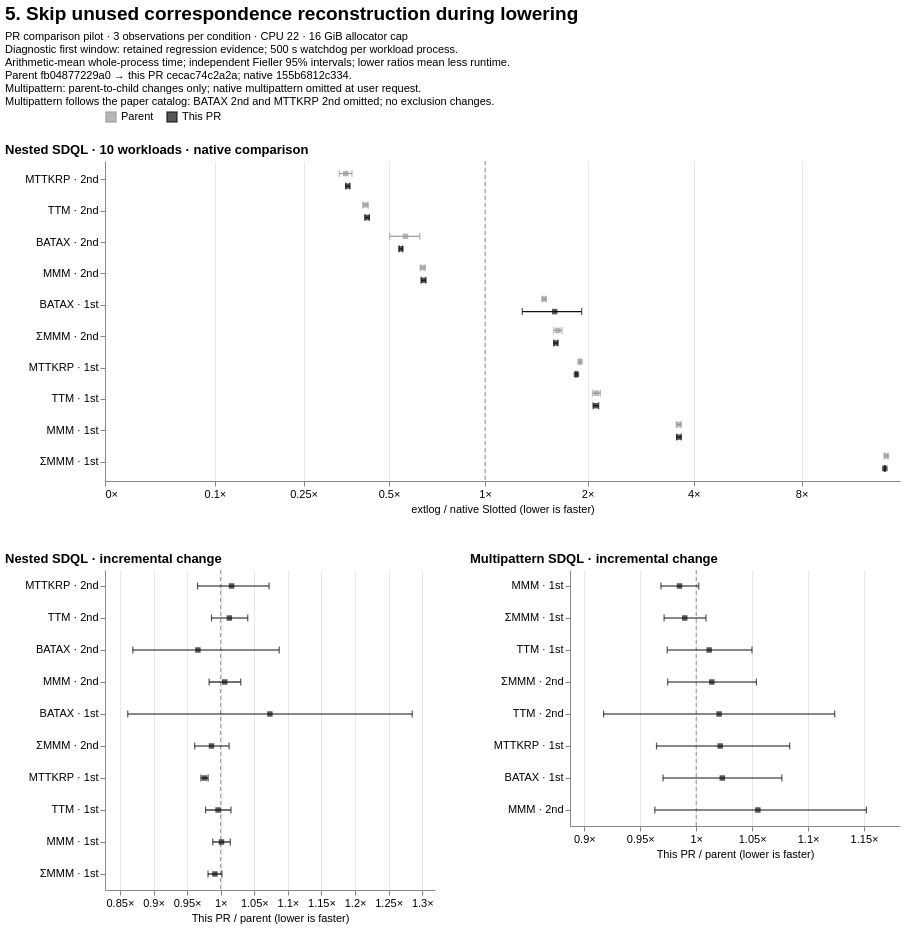

Here is the Vega-Lite specification saved for this chart:
### Vega-Lite specification from a JSON file in a GitHub repository (floating-point values rounded to 4 significant figures)
{"$schema": "https://vega.github.io/schema/vega-lite/v6.json", "background": "white", "title": {"text": "5. Skip unused correspondence reconstruction during lowering", "anchor": "start", "fontSize": 19, "subtitle": ["PR comparison pilot · 3 observations per condition · CPU 22 · 16 GiB allocator cap", "Diagnostic first window: retained regression evidence; 500 s watchdog per workload process.", "Arithmetic-mean whole-process time; independent Fieller 95% intervals; lower ratios mean less runtime.", "Parent fb04877229a0 → this PR cecac74c2a2a; native 155b6812c334.", "Multipattern: parent-to-child changes only; native multipattern omitted at user request.", "Multipattern follows the paper catalog: BATAX 2nd and MTTKRP 2nd omitted; no exclusion changes."], "subtitleFontSize": 11, "subtitlePadding": 7}, "vconcat": [{"title": {"text": "Nested SDQL · 10 workloads · native comparison", "anchor": "start"}, "width": 795, "height": 320, "data": {"values": [{"file_path": "benchmarks/slotted/inputs/sdql/batax_1st-44rules.egg", "logical_id": "sha256:a54ad7e75e98f1e8e03f3cd6930d96e882fb9111af797b6474cdb3423f804bcf", "metric": "wall_sec", "baseline": {"point": 55.01, "ci_low": 54.81, "ci_high": 55.21}, "candidate": {"point": 82.33, "ci_low": 81.33, "ci_high": 83.32}, "ratio": 1.497, "ci_low": 1.478, "ci_high": 1.516, "issue": null, "result_class": "higher", "workload": "BATAX · 1st", "series": "Parent"}, {"file_path": "benchmarks/slotted/inputs/sdql/batax_2nd-44rules.egg", "logical_id": "sha256:672f41d86108caebad81453f4e5a294e3f6902364e2d1dc98caa4a33fd863fec", "metric": "wall_sec", "baseline": {"point": 86.28, "ci_low": 85.55, "ci_high": 87.01}, "candidate": {"point": 48.81, "ci_low": 43.39, "ci_high": 54.23}, "ratio": 0.5657, "ci_low": 0.5028, "ci_high": 0.6287, "issue": null, "result_class": "lower", "workload": "BATAX · 2nd", "series": "Parent"}, {"file_path": "benchmarks/slotted/inputs/sdql/mmm_1st-44rules.egg", "logical_id": "sha256:f1a4e04893e22ebe1e75028b0458b41a6bfc4375a598bfdfdc3014f2d33524b6", "metric": "wall_sec", "baseline": {"point": 0.07658, "ci_low": 0.07565, "ci_high": 0.0775}, "candidate": {"point": 0.2781, "ci_low": 0.2753, "ci_high": 0.2808}, "ratio": 3.631, "ci_low": 3.575, "ci_high": 3.688, "issue": null, "result_class": "higher", "workload": "MMM · 1st", "series": "Parent"}, {"file_path": "benchmarks/slotted/inputs/sdql/mmm_2nd-44rules.egg", "logical_id": "sha256:7a6b9da8fd10903379abd51ebc36b350c4237ed3e855bd5d2ba9ac437dd0998a", "metric": "wall_sec", "baseline": {"point": 3.244, "ci_low": 3.225, "ci_high": 3.263}, "candidate": {"point": 2.082, "ci_low": 2.047, "ci_high": 2.118}, "ratio": 0.6419, "ci_low": 0.6304, "ci_high": 0.6534, "issue": null, "result_class": "lower", "workload": "MMM · 2nd", "series": "Parent"}, {"file_path": "benchmarks/slotted/inputs/sdql/mmm_sum_1st-44rules.egg", "logical_id": "sha256:918887cd59eed90681b1a2c9e320d8aa945df69df8712a79c7545c766943fd90", "metric": "wall_sec", "baseline": {"point": 0.0105, "ci_low": 0.01047, "ci_high": 0.01053}, "candidate": {"point": 0.1439, "ci_low": 0.1424, "ci_high": 0.1454}, "ratio": 13.71, "ci_low": 13.56, "ci_high": 13.86, "issue": null, "result_class": "higher", "workload": "ΣMMM · 1st", "series": "Parent"}, {"file_path": "benchmarks/slotted/inputs/sdql/mmm_sum_2nd-44rules.egg", "logical_id": "sha256:d72a2dec36974b60f39b8b47c2801b6fb2ccc5f709e5012a20d335c26e7d3534", "metric": "wall_sec", "baseline": {"point": 0.3258, "ci_low": 0.3219, "ci_high": 0.3296}, "candidate": {"point": 0.5345, "ci_low": 0.521, "ci_high": 0.5479}, "ratio": 1.641, "ci_low": 1.595, "ci_high": 1.687, "issue": null, "result_class": "higher", "workload": "ΣMMM · 2nd", "series": "Parent"}, {"file_path": "benchmarks/slotted/inputs/sdql/mttkrp_1st-44rules.egg", "logical_id": "sha256:78ba1df06cfada4d79a719cc6c4d87116a65da1e83802b8e83cf8cbaefc96c3f", "metric": "wall_sec", "baseline": {"point": 0.2797, "ci_low": 0.2788, "ci_high": 0.2807}, "candidate": {"point": 0.5322, "ci_low": 0.5299, "ci_high": 0.5345}, "ratio": 1.902, "ci_low": 1.892, "ci_high": 1.913, "issue": null, "result_class": "higher", "workload": "MTTKRP · 1st", "series": "Parent"}, {"file_path": "benchmarks/slotted/inputs/sdql/mttkrp_2nd-44rules.egg", "logical_id": "sha256:a2ec4397f62ca91b6d4f01038a2272fd5eaa1580958e515397abdaf7bbdd6066", "metric": "wall_sec", "baseline": {"point": 28.36, "ci_low": 28.1, "ci_high": 28.63}, "candidate": {"point": 10.11, "ci_low": 9.603, "ci_high": 10.63}, "ratio": 0.3566, "ci_low": 0.3383, "ci_high": 0.3749, "issue": null, "result_class": "lower", "workload": "MTTKRP · 2nd", "series": "Parent"}, {"file_path": "benchmarks/slotted/inputs/sdql/ttm_1st-44rules.egg", "logical_id": "sha256:cc81a3b928cf05fe2b52d6cd5bb13d7ab4fdab385216713c62bd1a705c63a0f2", "metric": "wall_sec", "baseline": {"point": 0.1766, "ci_low": 0.1734, "ci_high": 0.1798}, "candidate": {"point": 0.3743, "ci_low": 0.3674, "ci_high": 0.3813}, "ratio": 2.12, "ci_low": 2.066, "ci_high": 2.176, "issue": null, "result_class": "higher", "workload": "TTM · 1st", "series": "Parent"}, {"file_path": "benchmarks/slotted/inputs/sdql/ttm_2nd-44rules.egg", "logical_id": "sha256:dc2baf8706632e5e67d813fb05c8560a35caca32d6e4a26cdd83a8ddf36451a1", "metric": "wall_sec", "baseline": {"point": 10.19, "ci_low": 10.15, "ci_high": 10.22}, "candidate": {"point": 4.25, "ci_low": 4.163, "ci_high": 4.338}, "ratio": 0.4173, "ci_low": 0.4085, "ci_high": 0.426, "issue": null, "result_class": "lower", "workload": "TTM · 2nd", "series": "Parent"}, {"file_path": "benchmarks/slotted/inputs/sdql/batax_1st-44rules.egg", "logical_id": "sha256:a54ad7e75e98f1e8e03f3cd6930d96e882fb9111af797b6474cdb3423f804bcf", "metric": "wall_sec", "baseline": {"point": 55.01, "ci_low": 54.81, "ci_high": 55.21}, "candidate": {"point": 88.35, "ci_low": 70.96, "ci_high": 105.7}, "ratio": 1.606, "ci_low": 1.29, "ci_high": 1.923, "issue": null, "result_class": "higher", "workload": "BATAX · 1st", "series": "This PR"}, {"file_path": "benchmarks/slotted/inputs/sdql/batax_2nd-44rules.egg", "logical_id": "sha256:672f41d86108caebad81453f4e5a294e3f6902364e2d1dc98caa4a33fd863fec", "metric": "wall_sec", "baseline": {"point": 86.28, "ci_low": 85.55, "ci_high": 87.01}, "candidate": {"point": 47.16, "ci_low": 46.73, "ci_high": 47.58}, "ratio": 0.5465, "ci_low": 0.5398, "ci_high": 0.5534, "issue": null, "result_class": "lower", "workload": "BATAX · 2nd", "series": "This PR"}, {"file_path": "benchmarks/slotted/inputs/sdql/mmm_1st-44rules.egg", "logical_id": "sha256:f1a4e04893e22ebe1e75028b0458b41a6bfc4375a598bfdfdc3014f2d33524b6", "metric": "wall_sec", "baseline": {"point": 0.07658, "ci_low": 0.07565, "ci_high": 0.0775}, "candidate": {"point": 0.2784, "ci_low": 0.276, "ci_high": 0.2808}, "ratio": 3.635, "ci_low": 3.582, "ci_high": 3.69, "issue": null, "result_class": "higher", "workload": "MMM · 1st", "series": "This PR"}, {"file_path": "benchmarks/slotted/inputs/sdql/mmm_2nd-44rules.egg", "logical_id": "sha256:7a6b9da8fd10903379abd51ebc36b350c4237ed3e855bd5d2ba9ac437dd0998a", "metric": "wall_sec", "baseline": {"point": 3.244, "ci_low": 3.225, "ci_high": 3.263}, "candidate": {"point": 2.095, "ci_low": 2.061, "ci_high": 2.129}, "ratio": 0.6458, "ci_low": 0.6346, "ci_high": 0.657, "issue": null, "result_class": "lower", "workload": "MMM · 2nd", "series": "This PR"}, {"file_path": "benchmarks/slotted/inputs/sdql/mmm_sum_1st-44rules.egg", "logical_id": "sha256:918887cd59eed90681b1a2c9e320d8aa945df69df8712a79c7545c766943fd90", "metric": "wall_sec", "baseline": {"point": 0.0105, "ci_low": 0.01047, "ci_high": 0.01053}, "candidate": {"point": 0.1427, "ci_low": 0.1426, "ci_high": 0.1427}, "ratio": 13.59, "ci_low": 13.55, "ci_high": 13.63, "issue": null, "result_class": "higher", "workload": "ΣMMM · 1st", "series": "This PR"}, {"file_path": "benchmarks/slotted/inputs/sdql/mmm_sum_2nd-44rules.egg", "logical_id": "sha256:d72a2dec36974b60f39b8b47c2801b6fb2ccc5f709e5012a20d335c26e7d3534", "metric": "wall_sec", "baseline": {"point": 0.3258, "ci_low": 0.3219, "ci_high": 0.3296}, "candidate": {"point": 0.5272, "ci_low": 0.5238, "ci_high": 0.5305}, "ratio": 1.618, "ci_low": 1.597, "ci_high": 1.64, "issue": null, "result_class": "higher", "workload": "ΣMMM · 2nd", "series": "This PR"}, {"file_path": "benchmarks/slotted/inputs/sdql/mttkrp_1st-44rules.egg", "logical_id": "sha256:78ba1df06cfada4d79a719cc6c4d87116a65da1e83802b8e83cf8cbaefc96c3f", "metric": "wall_sec", "baseline": {"point": 0.2797, "ci_low": 0.2788, "ci_high": 0.2807}, "candidate": {"point": 0.5193, "ci_low": 0.5175, "ci_high": 0.5211}, "ratio": 1.857, "ci_low": 1.848, "ci_high": 1.866, "issue": null, "result_class": "higher", "workload": "MTTKRP · 1st", "series": "This PR"}, {"file_path": "benchmarks/slotted/inputs/sdql/mttkrp_2nd-44rules.egg", "logical_id": "sha256:a2ec4397f62ca91b6d4f01038a2272fd5eaa1580958e515397abdaf7bbdd6066", "metric": "wall_sec", "baseline": {"point": 28.36, "ci_low": 28.1, "ci_high": 28.63}, "candidate": {"point": 10.28, "ci_low": 10.14, "ci_high": 10.41}, "ratio": 0.3623, "ci_low": 0.3565, "ci_high": 0.3683, "issue": null, "result_class": "lower", "workload": "MTTKRP · 2nd", "series": "This PR"}, {"file_path": "benchmarks/slotted/inputs/sdql/ttm_1st-44rules.egg", "logical_id": "sha256:cc81a3b928cf05fe2b52d6cd5bb13d7ab4fdab385216713c62bd1a705c63a0f2", "metric": "wall_sec", "baseline": {"point": 0.1766, "ci_low": 0.1734, "ci_high": 0.1798}, "candidate": {"point": 0.3729, "ci_low": 0.3713, "ci_high": 0.3744}, "ratio": 2.112, "ci_low": 2.073, "ci_high": 2.152, "issue": null, "result_class": "higher", "workload": "TTM · 1st", "series": "This PR"}, {"file_path": "benchmarks/slotted/inputs/sdql/ttm_2nd-44rules.egg", "logical_id": "sha256:dc2baf8706632e5e67d813fb05c8560a35caca32d6e4a26cdd83a8ddf36451a1", "metric": "wall_sec", "baseline": {"point": 10.19, "ci_low": 10.15, "ci_high": 10.22}, "candidate": {"point": 4.305, "ci_low": 4.232, "ci_high": 4.378}, "ratio": 0.4226, "ci_low": 0.4153, "ci_high": 0.4299, "issue": null, "result_class": "lower", "workload": "TTM · 2nd", "series": "This PR"}]}, "encoding": {"x": {"type": "quantitative", "scale": {"type": "symlog", "constant": 0.1, "domain": [0, 14.97], "nice": false}, "axis": {"title": "extlog / native Slotted (lower is faster)", "labelExpr": "format(datum.value,',~f') + '×'", "values": [-64, -16, -4, -1, 0, 0.1, 0.25, 0.5, 1, 2, 4, 8, 16, 32, 64, 128, 256], "labelOverlap": "greedy", "grid": true}}, "y": {"field": "workload", "type": "nominal", "sort": ["MTTKRP · 2nd", "TTM · 2nd", "BATAX · 2nd", "MMM · 2nd", "BATAX · 1st", "ΣMMM · 2nd", "MTTKRP · 1st", "TTM · 1st", "MMM · 1st", "ΣMMM · 1st"], "title": null, "axis": {"labelLimit": 130, "minExtent": 100}}, "yOffset": {"field": "series", "sort": ["Parent", "This PR"], "scale": {"domain": ["Parent", "This PR"]}}, "color": {"field": "series", "type": "nominal", "title": null, "scale": {"domain": ["Parent", "This PR"], "range": ["#999999", "#111111"]}, "legend": {"orient": "top", "symbolType": "square"}}}, "layer": [{"mark": {"type": "rule", "color": "#89919b", "strokeDash": [4, 3]}, "encoding": {"x": {"datum": 1}, "y": {"value": 0}, "y2": {"value": 320}, "yOffset": {"value": 0}, "color": {"value": "#89919b"}}, "transform": [{"aggregate": [{"op": "count", "as": "n"}]}]}, {"mark": {"type": "rule", "strokeWidth": 1.2}, "encoding": {"x": {"field": "ci_low"}, "x2": {"field": "ci_high"}}, "transform": [{"filter": "isValid(datum.ci_low) && isValid(datum.ci_high)"}]}, {"mark": {"type": "tick", "orient": "vertical", "size": 7, "thickness": 1.2}, "encoding": {"x": {"field": "ci_low"}}, "transform": [{"filter": "isValid(datum.ci_low)"}]}, {"mark": {"type": "tick", "orient": "vertical", "size": 7, "thickness": 1.2}, "encoding": {"x": {"field": "ci_high"}}, "transform": [{"filter": "isValid(datum.ci_high)"}]}, {"mark": {"type": "point", "filled": true, "shape": "square", "size": 30}, "encoding": {"x": {"field": "ratio"}, "tooltip": [{"field": "workload"}, {"field": "series"}, {"field": "ratio"}, {"field": "ci_low"}, {"field": "ci_high"}, {"field": "issue"}]}}, {"mark": {"type": "text", "align": "left", "dx": 7, "fontSize": 9}, "encoding": {"x": {"field": "ratio"}, "text": {"field": "issue"}}, "transform": [{"filter": "isValid(datum.issue) && datum.issue !== ''"}]}]}, {"hconcat": [{"title": {"text": "Nested SDQL · incremental change", "anchor": "start"}, "width": 330, "height": 320, "data": {"values": [{"file_path": "benchmarks/slotted/inputs/sdql/batax_1st-44rules.egg", "logical_id": "sha256:a54ad7e75e98f1e8e03f3cd6930d96e882fb9111af797b6474cdb3423f804bcf", "metric": "wall_sec", "baseline": {"point": 82.33, "ci_low": 81.33, "ci_high": 83.32}, "candidate": {"point": 88.35, "ci_low": 70.96, "ci_high": 105.7}, "ratio": 1.073, "ci_low": 0.8617, "ci_high": 1.285, "issue": null, "result_class": "unclear", "workload": "BATAX · 1st", "series": "This PR / parent"}, {"file_path": "benchmarks/slotted/inputs/sdql/batax_2nd-44rules.egg", "logical_id": "sha256:672f41d86108caebad81453f4e5a294e3f6902364e2d1dc98caa4a33fd863fec", "metric": "wall_sec", "baseline": {"point": 48.81, "ci_low": 43.39, "ci_high": 54.23}, "candidate": {"point": 47.16, "ci_low": 46.73, "ci_high": 47.58}, "ratio": 0.9661, "ci_low": 0.8692, "ci_high": 1.087, "issue": null, "result_class": "unclear", "workload": "BATAX · 2nd", "series": "This PR / parent"}, {"file_path": "benchmarks/slotted/inputs/sdql/mmm_1st-44rules.egg", "logical_id": "sha256:f1a4e04893e22ebe1e75028b0458b41a6bfc4375a598bfdfdc3014f2d33524b6", "metric": "wall_sec", "baseline": {"point": 0.2781, "ci_low": 0.2753, "ci_high": 0.2808}, "candidate": {"point": 0.2784, "ci_low": 0.276, "ci_high": 0.2808}, "ratio": 1.001, "ci_low": 0.9882, "ci_high": 1.014, "issue": null, "result_class": "unclear", "workload": "MMM · 1st", "series": "This PR / parent"}, {"file_path": "benchmarks/slotted/inputs/sdql/mmm_2nd-44rules.egg", "logical_id": "sha256:7a6b9da8fd10903379abd51ebc36b350c4237ed3e855bd5d2ba9ac437dd0998a", "metric": "wall_sec", "baseline": {"point": 2.082, "ci_low": 2.047, "ci_high": 2.118}, "candidate": {"point": 2.095, "ci_low": 2.061, "ci_high": 2.129}, "ratio": 1.006, "ci_low": 0.9827, "ci_high": 1.03, "issue": null, "result_class": "unclear", "workload": "MMM · 2nd", "series": "This PR / parent"}, {"file_path": "benchmarks/slotted/inputs/sdql/mmm_sum_1st-44rules.egg", "logical_id": "sha256:918887cd59eed90681b1a2c9e320d8aa945df69df8712a79c7545c766943fd90", "metric": "wall_sec", "baseline": {"point": 0.1439, "ci_low": 0.1424, "ci_high": 0.1454}, "candidate": {"point": 0.1427, "ci_low": 0.1426, "ci_high": 0.1427}, "ratio": 0.9914, "ci_low": 0.9811, "ci_high": 1.002, "issue": null, "result_class": "unclear", "workload": "ΣMMM · 1st", "series": "This PR / parent"}, {"file_path": "benchmarks/slotted/inputs/sdql/mmm_sum_2nd-44rules.egg", "logical_id": "sha256:d72a2dec36974b60f39b8b47c2801b6fb2ccc5f709e5012a20d335c26e7d3534", "metric": "wall_sec", "baseline": {"point": 0.5345, "ci_low": 0.521, "ci_high": 0.5479}, "candidate": {"point": 0.5272, "ci_low": 0.5238, "ci_high": 0.5305}, "ratio": 0.9863, "ci_low": 0.9613, "ci_high": 1.013, "issue": null, "result_class": "unclear", "workload": "ΣMMM · 2nd", "series": "This PR / parent"}, {"file_path": "benchmarks/slotted/inputs/sdql/mttkrp_1st-44rules.egg", "logical_id": "sha256:78ba1df06cfada4d79a719cc6c4d87116a65da1e83802b8e83cf8cbaefc96c3f", "metric": "wall_sec", "baseline": {"point": 0.5322, "ci_low": 0.5299, "ci_high": 0.5345}, "candidate": {"point": 0.5193, "ci_low": 0.5175, "ci_high": 0.5211}, "ratio": 0.9759, "ci_low": 0.9705, "ci_high": 0.9813, "issue": null, "result_class": "lower", "workload": "MTTKRP · 1st", "series": "This PR / parent"}, {"file_path": "benchmarks/slotted/inputs/sdql/mttkrp_2nd-44rules.egg", "logical_id": "sha256:a2ec4397f62ca91b6d4f01038a2272fd5eaa1580958e515397abdaf7bbdd6066", "metric": "wall_sec", "baseline": {"point": 10.11, "ci_low": 9.603, "ci_high": 10.63}, "candidate": {"point": 10.28, "ci_low": 10.14, "ci_high": 10.41}, "ratio": 1.016, "ci_low": 0.9655, "ci_high": 1.072, "issue": null, "result_class": "unclear", "workload": "MTTKRP · 2nd", "series": "This PR / parent"}, {"file_path": "benchmarks/slotted/inputs/sdql/ttm_1st-44rules.egg", "logical_id": "sha256:cc81a3b928cf05fe2b52d6cd5bb13d7ab4fdab385216713c62bd1a705c63a0f2", "metric": "wall_sec", "baseline": {"point": 0.3743, "ci_low": 0.3674, "ci_high": 0.3813}, "candidate": {"point": 0.3729, "ci_low": 0.3713, "ci_high": 0.3744}, "ratio": 0.996, "ci_low": 0.9775, "ci_high": 1.015, "issue": null, "result_class": "unclear", "workload": "TTM · 1st", "series": "This PR / parent"}, {"file_path": "benchmarks/slotted/inputs/sdql/ttm_2nd-44rules.egg", "logical_id": "sha256:dc2baf8706632e5e67d813fb05c8560a35caca32d6e4a26cdd83a8ddf36451a1", "metric": "wall_sec", "baseline": {"point": 4.25, "ci_low": 4.163, "ci_high": 4.338}, "candidate": {"point": 4.305, "ci_low": 4.232, "ci_high": 4.378}, "ratio": 1.013, "ci_low": 0.9863, "ci_high": 1.04, "issue": null, "result_class": "unclear", "workload": "TTM · 2nd", "series": "This PR / parent"}]}, "encoding": {"x": {"type": "quantitative", "scale": {"type": "linear", "domain": [0.8278, 1.319], "nice": false}, "axis": {"title": "This PR / parent (lower is faster)", "labelExpr": "format(datum.value,',~f') + '×'", "labelOverlap": "greedy", "grid": true, "tickCount": 7}}, "y": {"field": "workload", "type": "nominal", "sort": ["MTTKRP · 2nd", "TTM · 2nd", "BATAX · 2nd", "MMM · 2nd", "BATAX · 1st", "ΣMMM · 2nd", "MTTKRP · 1st", "TTM · 1st", "MMM · 1st", "ΣMMM · 1st"], "title": null, "axis": {"labelLimit": 130, "minExtent": 100}}, "color": {"value": "#111111"}}, "layer": [{"mark": {"type": "rule", "color": "#89919b", "strokeDash": [4, 3]}, "encoding": {"x": {"datum": 1}, "y": {"value": 0}, "y2": {"value": 320}, "yOffset": {"value": 0}, "color": {"value": "#89919b"}}, "transform": [{"aggregate": [{"op": "count", "as": "n"}]}]}, {"mark": {"type": "rule", "strokeWidth": 1.2}, "encoding": {"x": {"field": "ci_low"}, "x2": {"field": "ci_high"}}, "transform": [{"filter": "isValid(datum.ci_low) && isValid(datum.ci_high)"}]}, {"mark": {"type": "tick", "orient": "vertical", "size": 7, "thickness": 1.2}, "encoding": {"x": {"field": "ci_low"}}, "transform": [{"filter": "isValid(datum.ci_low)"}]}, {"mark": {"type": "tick", "orient": "vertical", "size": 7, "thickness": 1.2}, "encoding": {"x": {"field": "ci_high"}}, "transform": [{"filter": "isValid(datum.ci_high)"}]}, {"mark": {"type": "point", "filled": true, "shape": "square", "size": 30}, "encoding": {"x": {"field": "ratio"}, "tooltip": [{"field": "workload"}, {"field": "series"}, {"field": "ratio"}, {"field": "ci_low"}, {"field": "ci_high"}, {"field": "issue"}]}}, {"mark": {"type": "text", "align": "left", "dx": 7, "fontSize": 9}, "encoding": {"x": {"field": "ratio"}, "text": {"field": "issue"}}, "transform": [{"filter": "isValid(datum.issue) && datum.issue !== ''"}]}]}, {"title": {"text": "Multipattern SDQL · incremental change", "anchor": "start"}, "width": 330, "height": 256, "data": {"values": [{"file_path": "benchmarks/slotted/inputs/sdql/batax_1st-44rules.egg", "logical_id": "sha256:a54ad7e75e98f1e8e03f3cd6930d96e882fb9111af797b6474cdb3423f804bcf", "metric": "wall_sec", "baseline": {"point": 94.14, "ci_low": 93.09, "ci_high": 95.19}, "candidate": {"point": 96.34, "ci_low": 91.45, "ci_high": 101.2}, "ratio": 1.023, "ci_low": 0.9704, "ci_high": 1.077, "issue": null, "result_class": "unclear", "workload": "BATAX · 1st", "series": "This PR / parent"}, {"file_path": "benchmarks/slotted/inputs/sdql/mmm_1st-44rules.egg", "logical_id": "sha256:f1a4e04893e22ebe1e75028b0458b41a6bfc4375a598bfdfdc3014f2d33524b6", "metric": "wall_sec", "baseline": {"point": 0.4222, "ci_low": 0.4151, "ci_high": 0.4293}, "candidate": {"point": 0.416, "ci_low": 0.4145, "ci_high": 0.4174}, "ratio": 0.9851, "ci_low": 0.9685, "ci_high": 1.002, "issue": null, "result_class": "unclear", "workload": "MMM · 1st", "series": "This PR / parent"}, {"file_path": "benchmarks/slotted/inputs/sdql/mmm_2nd-44rules.egg", "logical_id": "sha256:7a6b9da8fd10903379abd51ebc36b350c4237ed3e855bd5d2ba9ac437dd0998a", "metric": "wall_sec", "baseline": {"point": 18.6, "ci_low": 17.7, "ci_high": 19.5}, "candidate": {"point": 19.63, "ci_low": 18.15, "ci_high": 21.1}, "ratio": 1.055, "ci_low": 0.963, "ci_high": 1.152, "issue": null, "result_class": "unclear", "workload": "MMM · 2nd", "series": "This PR / parent"}, {"file_path": "benchmarks/slotted/inputs/sdql/mmm_sum_1st-44rules.egg", "logical_id": "sha256:918887cd59eed90681b1a2c9e320d8aa945df69df8712a79c7545c766943fd90", "metric": "wall_sec", "baseline": {"point": 0.1564, "ci_low": 0.1538, "ci_high": 0.1589}, "candidate": {"point": 0.1548, "ci_low": 0.1533, "ci_high": 0.1562}, "ratio": 0.9897, "ci_low": 0.9713, "ci_high": 1.009, "issue": null, "result_class": "unclear", "workload": "ΣMMM · 1st", "series": "This PR / parent"}, {"file_path": "benchmarks/slotted/inputs/sdql/mmm_sum_2nd-44rules.egg", "logical_id": "sha256:d72a2dec36974b60f39b8b47c2801b6fb2ccc5f709e5012a20d335c26e7d3534", "metric": "wall_sec", "baseline": {"point": 1.943, "ci_low": 1.915, "ci_high": 1.971}, "candidate": {"point": 1.97, "ci_low": 1.898, "ci_high": 2.042}, "ratio": 1.014, "ci_low": 0.9745, "ci_high": 1.054, "issue": null, "result_class": "unclear", "workload": "ΣMMM · 2nd", "series": "This PR / parent"}, {"file_path": "benchmarks/slotted/inputs/sdql/mttkrp_1st-44rules.egg", "logical_id": "sha256:78ba1df06cfada4d79a719cc6c4d87116a65da1e83802b8e83cf8cbaefc96c3f", "metric": "wall_sec", "baseline": {"point": 1.179, "ci_low": 1.12, "ci_high": 1.238}, "candidate": {"point": 1.204, "ci_low": 1.169, "ci_high": 1.239}, "ratio": 1.021, "ci_low": 0.9645, "ci_high": 1.084, "issue": null, "result_class": "unclear", "workload": "MTTKRP · 1st", "series": "This PR / parent"}, {"file_path": "benchmarks/slotted/inputs/sdql/ttm_1st-44rules.egg", "logical_id": "sha256:cc81a3b928cf05fe2b52d6cd5bb13d7ab4fdab385216713c62bd1a705c63a0f2", "metric": "wall_sec", "baseline": {"point": 0.6418, "ci_low": 0.6293, "ci_high": 0.6543}, "candidate": {"point": 0.6492, "ci_low": 0.6285, "ci_high": 0.67}, "ratio": 1.012, "ci_low": 0.9741, "ci_high": 1.05, "issue": null, "result_class": "unclear", "workload": "TTM · 1st", "series": "This PR / parent"}, {"file_path": "benchmarks/slotted/inputs/sdql/ttm_2nd-44rules.egg", "logical_id": "sha256:dc2baf8706632e5e67d813fb05c8560a35caca32d6e4a26cdd83a8ddf36451a1", "metric": "wall_sec", "baseline": {"point": 58.33, "ci_low": 58.02, "ci_high": 58.64}, "candidate": {"point": 59.53, "ci_low": 53.51, "ci_high": 65.54}, "ratio": 1.02, "ci_low": 0.9172, "ci_high": 1.124, "issue": null, "result_class": "unclear", "workload": "TTM · 2nd", "series": "This PR / parent"}]}, "encoding": {"x": {"type": "quantitative", "scale": {"type": "linear", "domain": [0.8872, 1.182], "nice": false}, "axis": {"title": "This PR / parent (lower is faster)", "labelExpr": "format(datum.value,',~f') + '×'", "labelOverlap": "greedy", "grid": true, "tickCount": 7}}, "y": {"field": "workload", "type": "nominal", "sort": ["MMM · 1st", "ΣMMM · 1st", "TTM · 1st", "ΣMMM · 2nd", "TTM · 2nd", "MTTKRP · 1st", "BATAX · 1st", "MMM · 2nd"], "title": null, "axis": {"labelLimit": 130, "minExtent": 100}}, "color": {"value": "#111111"}}, "layer": [{"mark": {"type": "rule", "color": "#89919b", "strokeDash": [4, 3]}, "encoding": {"x": {"datum": 1}, "y": {"value": 0}, "y2": {"value": 256}, "yOffset": {"value": 0}, "color": {"value": "#89919b"}}, "transform": [{"aggregate": [{"op": "count", "as": "n"}]}]}, {"mark": {"type": "rule", "strokeWidth": 1.2}, "encoding": {"x": {"field": "ci_low"}, "x2": {"field": "ci_high"}}, "transform": [{"filter": "isValid(datum.ci_low) && isValid(datum.ci_high)"}]}, {"mark": {"type": "tick", "orient": "vertical", "size": 7, "thickness": 1.2}, "encoding": {"x": {"field": "ci_low"}}, "transform": [{"filter": "isValid(datum.ci_low)"}]}, {"mark": {"type": "tick", "orient": "vertical", "size": 7, "thickness": 1.2}, "encoding": {"x": {"field": "ci_high"}}, "transform": [{"filter": "isValid(datum.ci_high)"}]}, {"mark": {"type": "point", "filled": true, "shape": "square", "size": 30}, "encoding": {"x": {"field": "ratio"}, "tooltip": [{"field": "workload"}, {"field": "series"}, {"field": "ratio"}, {"field": "ci_low"}, {"field": "ci_high"}, {"field": "issue"}]}}, {"mark": {"type": "text", "align": "left", "dx": 7, "fontSize": 9}, "encoding": {"x": {"field": "ratio"}, "text": {"field": "issue"}}, "transform": [{"filter": "isValid(datum.issue) && datum.issue !== ''"}]}]}], "spacing": 35}], "spacing": 38, "resolve": {"scale": {"color": "shared"}}, "config": {"font": "Arial", "view": {"stroke": null}, "axis": {"labelFontSize": 11, "titleFontSize": 11, "titleFontWeight": "normal", "gridColor": "#e6e8eb"}, "title": {"fontSize": 13}, "legend": {"labelFontSize": 11}}}
